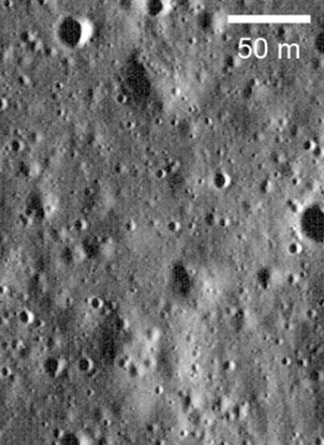
#> input picture images/NearSurveyor6_HeightUnknown.png, 324 x 445 px, given in place of MoonLat0_Long0.png, which was not available
$ python MoonAutoPilot.py
#> lines starting #> are read from the running program, lines starting #| are printed output that depends on the picture; after the words box and inside, x2 and y2 are one past the last pixel; in counts of white or black regions, pixels touching at a corner belong together; long printed decimals are rounded; pictures that were not available may be replaced by others from this repository, and a replacement may not be noted
#!/usr/bin/python
"""
__authors__    = ["Blaze Sanders"]
__contact__    = "info@strongbox.space"
__copyright__  = "Copyright 2024"
__license__    = "MIT License"
__status__     = "Development"
__deprecated__ = "False"
__version__    = "0.0.1"
"""
# Analyze the size and location of Moon craters, the black sky, and sun location to navigate down to the surface of the Earths Moon https://wms.lroc.asu.edu/lroc

# Disable PyLint (VSCode) linting messages that seem unuseful
# https://pypi.org/project/pylint/
# pylint: disable=invalid-name
# pylint: disable=global-statement
#
# Disable Pyright (Zed IDE) linting messages that seem unuseful
# https://pypi.org/project/pyright/
# https://github.com/microsoft/pyright/blob/main/docs/getting-started.md
# Using Command Line Interface (CLI): pyright MainApp.py
# Update using "pip install --upgrade pyright" in CLI

## Standard Python libraries
import sys                                      # Determine which OS this code is running on https://docs.python.org/3/library/sys.html
from datetime import datetime, time, timedelta  # Manipulate calendar dates & time objects https://docs.python.org/3/library/datetime.html
import traceback				# Extract, format and print stack traces of a python program, mimicing python interpreter
import os                                       # Allow program to extract filename of the current file
import math					# Calculate tan()

## 3rd party libraries
# OpenCV (Open Source Computer Vision Library) for computer vision and machine learning https://opencv.org
# https://pypi.org/project/opencv-python/
import cv2

# NumPy (Numerical Python)is an universal standard for working with numerical data
# https://numpy.org/install/
import numpy as np

## Internally developed modules
import GlobalConstants as GC    		# Useful global constants used across multiple files
import Crater as cr             		# Crater class to define name, size, and location of craters
import Database as db           		# SQLite database to store crate locations


class MoonAutoPilot:

    # Class global constants
    GRAY_SCALE_MODE = 0
    RGB_MODE = 1
    MIN_CRATER_PIXEL_DIAMETER = 10


    def __init__(self, name: str):
        """ Constructor to initialize a MoonAutoPilot.py object

            https://twitter.com/erdayastronaut/status/1433640020288618497?s=61&t=eS1giEUgStrI7lLV1Klx5Q

        Arg(s):
	        name (string): Name of spacecraft running the Moon AutoPilot software

        Returns:
            MoonAutoPilot Object
        """
        self.spacecraftName = name
        self.altitude = 384400000.69     	    # Units are kilometers: Average distance between the Earth and Moon
        self.quaterionAttitude = [0, 0, 0, 0]   # Quaternion-Based Kalman Filter https://github.com/liviobisogni/quaternion-kalman-filter
        self.referenceMoonImages  = []          # Temporary storage of grey Moon images used to find craters
        self.referenceSpaceImages = []          # Images of mostly black space with stars, stored in RAM
        self.flameyEndDown = False              # https://xkcd.com/1133 and https://imgs.xkcd.com/comics/up_goer_five.png

        #self.craterDB = db.Database("MoonCraterPositions.db")   # SQLite database to store all live updating crater position
        self.image_uri = None                   # Filepath for images saved to SSD, set
        self.video_uri = None                   #TODO


    def set_media_uris(self, devMode: bool):
        """ Set the full filepath URI's for images and videos depending on OS code is running on

        Arg(s):
            devMode (Boolean): Is code runnning on a development platform on Earth? Otherwise if in space devMode = False
        """
#> in unit_test, img is the input picture: shape (445, 324, 3); min 1, max 255, mean 110.4
        # Create URI for local storage of media (images & videos)
        if sys.platform.startswith('darwin'):
            self.image_uri = GC.DEV_MAC_CODE_DIRECTORY + 'static/images/'
            self.video_uri = GC.DEV_MAC_CODE_DIRECTORY + 'static/videos/'

        elif sys.platform.startswith('linux'):
            if devMode:
                self.image_uri = GC.DEV_LINUX_CODE_DIRECTORY + 'static/images/'
                self.video_uri = GC.DEV_LINUX_CODE_DIRECTORY + 'static/videos/'

            else:
                # TODO Check for REMOVE BEFORE FLIGH pin removal?
                self.image_uri = GC.FLIGHT_HARDWARE_CODE_DIRECTORY + 'static/images/'
                self.video_uri = GC.FLIGHT_HARDWARE_CODE_DIRECTORY + 'static/videos/'

        elif sys.platform.startswith('win'):
            print("WARNING: Running MoonAutoPilot.py code on Windows OS is NOT fully supported")
            self.image_uri = GC.DEV_WINDOWS_CODE_DIRECTORY + 'static/images/'
            self.video_uri = GC.DEV_WINDOWS_CODE_DIRECTORY + 'static/videos/'

        else:
            print("ERROR: Running on an unknown operating system")
            quit()


    def load_image(self, filename: str, mode: int):
        """ Load a PNG image on the local harddrive into RAM for processing

        Arg(s):
            filename (string): .PNG filename to load into memory
            mode (interger): 0 to read image in grayscale mode or 1 to read image in rgb mode.

        Returns:
            img (cv2): Image header object
        """
        filenameParts = filename.split('.')
        if filenameParts[1].upper() != "PNG" and filenameParts[1].upper() != "JPEG":
          return None

        filepath = self.image_uri + filename
        if GC.DEBUG_STATEMENTS_ON: print(f"Using image at filepath '{filepath}'")

        img = cv2.imread(filepath, mode)

        return img


    def find_crater_centers(self, image) -> bool: #TODO TYPE HINT image PARAMETER
        """ Locate the center point of a circle or the two foci of ellipse

            Return False if crater center couldn't be determine, True otherwise
        """
        circleFound = False
        ellipseFound = False
        centerDetermined = False
        contours = None
        circles = None

        # Starte image manipulatiom: Convert to grey scale image & apply GaussianBlur to reduce noise and improve detection
        grayScaleImage = cv2.cvtColor(image, cv2.COLOR_BGR2GRAY)
        grayScaleImageBlurred = cv2.GaussianBlur(grayScaleImage, (9, 9), 0)
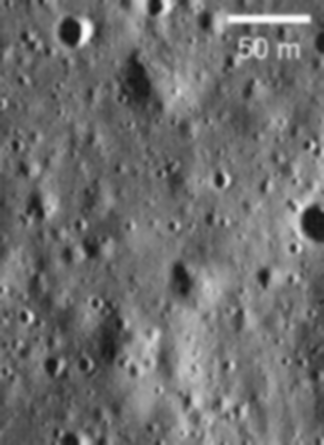
#> grayScaleImageBlurred: shape (445, 324); min 19, max 254, mean 110.4

        # Start looking for craters by location all circles in the image larger then 200 pixels (TODO m at TODO km altitude above the Moon) in diameter
        # dp:        A larger value will give a rougher circle detection but will be faster. A value of 1 means the resolution is equal to the image resolution.
        # minDist:   The minimum distance between the centers of detected circles. If the distance between the centers of two circles is less than this value, then the smaller of the two circles is removed. Increasing this value can help in reducing false positives by filtering out circles that are too close to each other.
        # param1:    Edge detection in the Hough gradient method. It is the higher threshold of the two passed to the Canny edge detector.
        # param2:    Accumulator threshold for the circle centers at the detection stage. A larger value means that a higher number of supporting points are required to detect a circle.
        # minRadius: This parameter specifies the minimum radius of the circles to be detected. Circles with a radius smaller than this value will not be detected.
        # maxRadius: This parameter specifies the maximum radius of the circles to be detected. Circles with a radius larger than this value will not be detected. If set to 0, it means there is no maximum limit.
        circles = cv2.HoughCircles(grayScaleImageBlurred, cv2.HOUGH_GRADIENT, dp=10, minDist=1, param1=10, param2=40, minRadius=5, maxRadius=int(MoonAutoPilot.MIN_CRATER_PIXEL_DIAMETER))
#> circles = 281 rows, first 8: [65, 115, 6.5], [125, 125, 6.5], [95, 275, 6.5], [225, 85, 6.5], [45, 415, 6.5], [115, 425, 6.5], [125, 145, 6.5], [75, 405, 6.5]

        if circles is not None:
            circleFound = True

            # Convert the circle parameters to integers
            circles = np.round(circles[0, :]).astype("int")
#> circles = 281 rows, first 8: [65, 115, 6], [125, 125, 6], [95, 275, 6], [225, 85, 6], [45, 415, 6], [115, 425, 6], [125, 145, 6], [75, 405, 6]

            # Loop over the circles and draw #5 them on the original image
            for (x, y, r) in circles[4:5]:
                cv2.circle(image, (x, y), r, (0, 255, 0), 4)
#> this loop made 1 pass
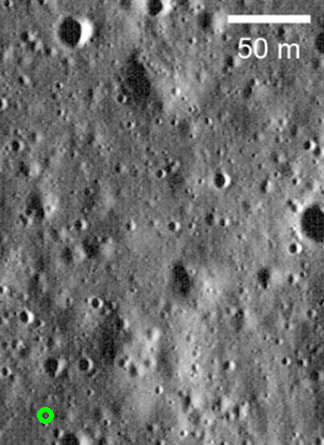
#> image: shape (445, 324, 3); 0.13% of pixels changed, all inside (x1, y1, x2, y2) = (37, 407, 54, 424)
                #cv2.rectangle(image, (x - 5, y - 5), (x + 5, y + 5), (0, 128, 255), -1)

            w = 540*156  # real-world width in meters
            fov_degrees = 45  # example field of view in degrees

            # Convert FOV to radians
            fov_radians = math.radians(fov_degrees)

            # Calculate the distance using the formula
            h = w / (2 * math.tan(fov_radians / 2))
            print(f"Crater ? at {int(x), int(y)} appears to have diameter of {2*r} pixels = {156*r} meters, so your altitude is {h} meters")
#| Crater ? at (45, 415) appears to have diameter of 12 pixels = 936 meters, so your altitude is 101686.675 meters

            # Show the output image with the detected circles
            if GC.DEBUG_STATEMENTS_ON:
                cv2.imshow('Detected Circles', image)
                cv2.waitKey(0)
                cv2.destroyAllWindows()
                print(f"Closing debugging window: 'Detected Circles'")
        else:
            self.craterDB.insert_debug_logging_table("No circles dectected, attempting to locate ellipse")

            # Remember that detecting ovals can be affected by many factors like perspective distortions, occlusions, and noise in the image, so you might need to adjust the `aspect_ratio_thresh` and other preprocessing steps depending on your actual images and requirements.
            # For ovals detection, you would need to analyze the contours and the aspect ratio of their bounding rectangles, as well as their degree of elongation:
            # Convert the image to grayscale
            gray = cv2.cvtColor(image, cv2.COLOR_BGR2GRAY)

            # Apply threshold or Canny edge detection
            ret, thresh = cv2.threshold(gray, 127, 255, 0)

            # Find contours in the thresholded image
            contours, _ = cv2.findContours(thresh, cv2.RETR_LIST, cv2.CHAIN_APPROX_SIMPLE)

            if contours is not None:
                ellipseFound = True

                for contour in contours:
                    # Fit an ellipse to the contour
                    if len(contour) >= 5:  # Requires at least 5 points to fit an ellipse
                        ellipse = cv2.fitEllipse(contour)

                        # Extract the axes lengths of the ellipse
                        (major_axis, minor_axis) = ellipse[1]

                        # Calculate the aspect ratio of the ellipse
                        aspect_ratio = max(major_axis, minor_axis) / min(major_axis, minor_axis)

                        # Define a threshold for the aspect ratio to distinguish between circles and ovals
                        aspect_ratio_thresh = 1.2  # Adjust this value based on your specific requirements

                        # If aspect ratio is greater than the threshold, it's an oval (not a perfect circle)
                        if aspect_ratio > aspect_ratio_thresh:
                            # Draw the fitted ellipse on the original image
                            cv2.ellipse(image, ellipse, (255, 0, 0), 2)

                # Show the output image with the detected ovals
                cv2.imshow('Detected Ovals', image)
                cv2.waitKey(0)
                cv2.destroyAllWindows()
                print(f"Closing debugging window: 'Detected Ovals'")

            else:
                self.craterDB.insert_debug_logging_table("No circles dectected, attempting to locate ellipse")


        if circleFound or ellipseFound:
            return True

        return False


    def store_crater_grid_pattern(self, x: int, y: int) -> cr.Crater:
        """ Store Crater in generic INTEGER reference frame into the crateDB SQLite database

        Arg(s):
            x (interger): Position to
            y (interger): Position to
        """
        # TODO tempCrater =

        return tempCrater


    def store_crater_coordinates(self, c: cr.Crater):
        """ Store Crater in Moon GPS reference frame into the crateDB SQLite database

        Arg(s):
            c (Crater Object): Temporary object to store crater info
        """
        latitude = GC.GRID_CONSTANT * c.xCoordinate
        longitude = GC.GRID_CONSTANT * c.yCoordinate
        self.craterDB.insert_crater(latitude, longitude)


    def show_image_for_debugging(self, name: str, img) -> None:
        """ Display window with single image and custom title

        Arg(s):
            name (string): Name to display in window title bar
            img ():
        """
#> called with name = 'Moon AutoPilot v0.1'
        # Get image dimensions
        height, width, channels = img.shape
#> height = 445; width = 324; channels = 3
        if GC.DEBUG_STATEMENTS_ON: print(f"Image is: '{height} H x {width} W pixels'")
#| Image is: '445 H x 324 W pixels'
        for y_pixel in range(height):
            for x_pixel in range(width):
                pixel_value = img[y_pixel, x_pixel]

        cv2.imshow(name, img)

        if cv2.waitKey(0) & 0xFF == ord('q'):
#> (key q is pressed here)
            cv2.destroyAllWindows()
            if GC.DEBUG_STATEMENTS_ON: print(f"Closing debugging window: '{name}'")


    def unit_test(self):
        currentDirectory = os.getcwd()
        #img = cv2.imread(currentDirectory + '/static/images/NearSurveyor6_HeightUnknown.png', MoonAutoPilot.RGB_MODE)
        img = cv2.imread(currentDirectory + '/static/images/MoonLat0_Long0.png', MoonAutoPilot.RGB_MODE)
        test.find_crater_centers(img)
        test.show_image_for_debugging("Moon AutoPilot v0.1" , img)


if __name__ == "__main__":
    test = MoonAutoPilot("AirPlant-1")
    test.set_media_uris(True)
    test.unit_test()

$ run again, on iPhoneImage1.jpg
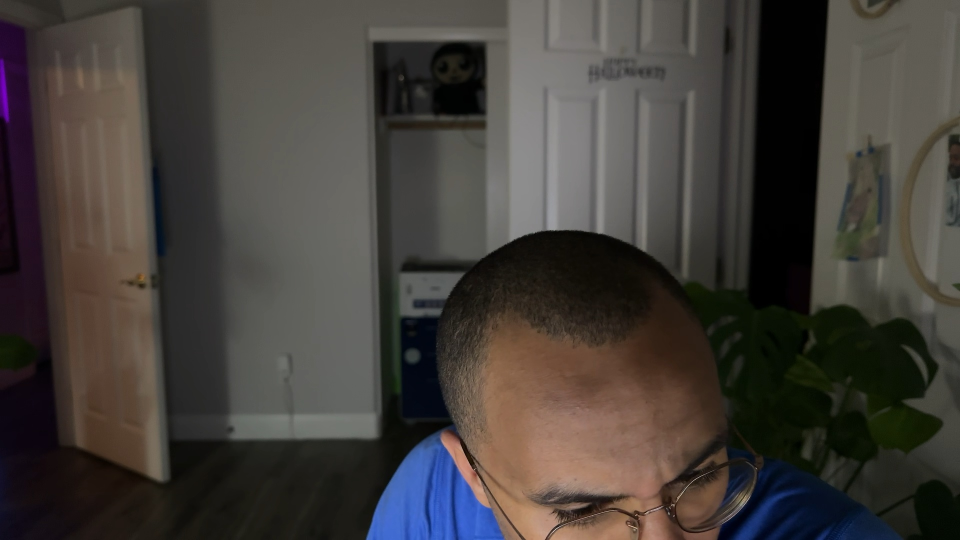
#> input picture iPhoneImage1.jpg, 1920 x 1080 px, given in place of MoonLat0_Long0.png, which was not available (shown at 1/2 size)
#> in unit_test, img is the input picture: shape (1080, 1920, 3); mean B, G, R 58.7, 62.8, 67.4
#> in find_crater_centers, `grayScaleImage = cv2.cvtColor(image, cv2.COLOR_BGR2GRAY)`:
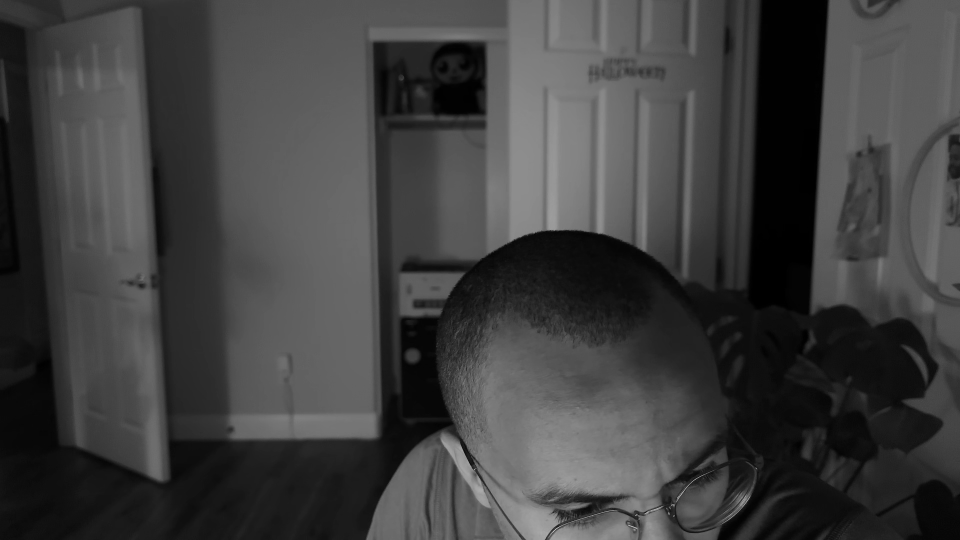
#> grayScaleImage: shape (1080, 1920) (shown at 1/2 size); min 0, max 220, mean 63.7
#> in find_crater_centers, `circles = cv2.HoughCircles(grayScaleImageBlurred, cv2.HOUGH_GRADIENT, ..`: circles = 278 rows, first 8: [925, 735, 6.5], [925, 775, 6.5], [1465, 1005, 6.5], [955, 855, 6.5], [935, 795, 6.5], [895, 745, 6.5], [1155, 1045, 6.5], [1475, 995, 6.5]
#> in find_crater_centers, `circles = np.round(circles[0, :]).astype("int")`: circles = 278 rows, first 8: [925, 735, 6], [925, 775, 6], [1465, 1005, 6], [955, 855, 6], [935, 795, 6], [895, 745, 6], [1155, 1045, 6], [1475, 995, 6]
#> the loop in find_crater_centers, `for (x, y, r) in circles[4:5]:` made 1 pass
#| Crater ? at (935, 795) appears to have diameter of 12 pixels = 936 meters, so your altitude is 101686.675 meters
#| Image is: '1080 H x 1920 W pixels'
